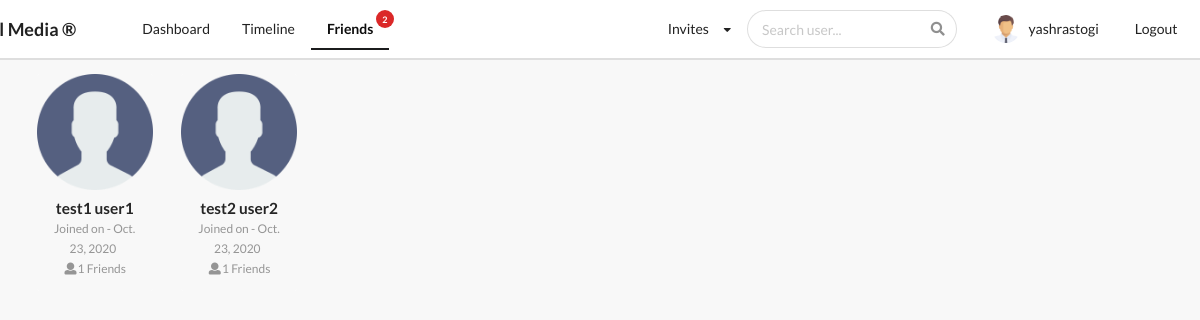
The page /profiles/friends/ (signed in) on the database its author committed.
### profiles/models.py (models this page shows, shortened)
class Profile(models.Model):
    first_name = models.CharField(max_length = 200, blank = True)
    last_name = models.CharField(max_length = 200, blank = True)
    user = models.OneToOneField(settings.AUTH_USER_MODEL,on_delete=models.CASCADE)
    bio = models.TextField(default = "no bio", max_length=300, blank = True)
    email = models.EmailField(max_length = 200,blank = True)
    country = models.CharField(choices = COUNTRY_CHOICES, max_length = 100,blank = True)
    avatar = models.ImageField(default = "avatar.png", upload_to = 'avatars/')
    friends = models.ManyToManyField(settings.AUTH_USER_MODEL, blank = True, related_name='friends')
    slug = models.SlugField(unique = True, blank = True)
    updated = models.DateTimeField(auto_now=True)
    created =  models.DateTimeField(auto_now_add=True)
    objects = ProfileManager()
    __initial_first_name = None
    __initial_last_name = None
    def __init__(self,*args, **kwargs):
        super().__init__(*args, **kwargs)
        self.__initial_first_name = self.first_name
        self.__initial_last_name = self.last_name
    def get_absolute_url(self):
        return reverse("profiles:profiles_detail_view", kwargs={"slug":self.slug})
    def get_friends(self):
        return self.friends.all()
    def get_friends_no(self):
        return self.friends.all().count()

### profiles/views.py (the view)
# urls.py: path('friends/', my_friends, name='my_friends_view'),
@login_required
def my_friends(request):
    profile = Profile.objects.get(user = request.user)
    friends = profile.get_friends()
    friends_profile = []
    for friend in friends:
        temp = Profile.objects.get(user = friend)
        friends_profile.append(temp)
    is_empty = False
    if len(friends_profile) == 0:
        is_empty =True
    context = {
        'friends':friends_profile,
        'is_empty':is_empty,
    }
    return render(request, 'profiles/friends_list.html', context)

### profiles/context_processors.py (called while the page is built)
def profile_dp(request):
    if request.user.is_authenticated:
        profile_obj = Profile.objects.get(user=request.user)
        pic = profile_obj.avatar
        return {'picture':pic}
    return {}

def invitation_received_no(request):
    if request.user.is_authenticated:
        profile_obj = Profile.objects.get(user=request.user)
        qs_count = Relationship.objects.invitations_received(profile_obj).count()
        return {'invites_no':qs_count}
    return {}

def friends_no(request):
    if request.user.is_authenticated:
        profile_obj = Profile.objects.get(user=request.user)
        count = profile_obj.get_friends_no()
        return {'friend_count':count}
    return {}

def search_profiles(request):
    if request.user.is_authenticated:
        context = {}
        context["qs_json"] = json.dumps(list(Profile.objects.values()), default=str)
        return context
    else:
        return {}

### profiles/models.py (called while the page is built)
    def invitations_received(self,receiver):
        qs = Relationship.objects.filter(receiver=receiver, status='send')
        return qs

### profiles/templates/profiles/friends_list.html (shortened to what this page needs)
{% extends 'base.html' %}
{% block content %}
<div class="ui eight column grid">
    {% for friend in friends %}
    <div class="column" title="{{friend.bio}}">
        <div class="ui fluid card" style="box-shadow:none;">
            <div class="image" style="background-color:#f8f8f8 !important;">
                <img src="{{friend.avatar.url}}">
            </div>
            <div class="content" style="background-color:#f8f8f8 !important; border:none; font-size:12px;" align="center">
                <a href="{{friend.get_absolute_url}}" class="header">{{friend.first_name}} {{friend.last_name}}</a>
                <div class="meta">
                    <span class="date">Joined on - {{friend.created|date}}</span><br>
                    <i class="user icon"></i>{{friend.get_friends_no}} Friends
                </div>
            </div>
        </div>
    </div>
    {% endfor %}
</div>
{% endblock content %}

### templates/main/navbar.html (shortened to what this page needs)
{% url 'posts:main_post_view' as path_to_posts %}
{% url 'profiles:my_profile_view' as path_to_my_profile %}
{% url 'profiles:my_friends_view' as path_to_friends %}
{% url 'profiles:users_posts' as path_to_timeline %}
{% url 'logout_view' as path_to_logout %}
{% url 'login_view' as path_to_login %}
<div class="ui secondary pointing menu nav"
    style="height:60px; position:sticky; top:0; z-index:1; background-color: white;">
    <div class="ui container">
        <h3 style="margin-left:-80px; padding-right:50px; padding-top: 8px;">Social Media &reg;</h3>
        <a href="{{path_to_posts}}" class="{% if request.path == path_to_posts %}active{% endif %} item">
            Dashboard
        </a>
        {% if request.user.is_authenticated %}
        <a href="{{path_to_timeline}}" class="{% if request.path == path_to_timeline %}active{% endif %} item">
            Timeline
        </a>
        <a  href="{{path_to_friends}}" class="{% if request.path == path_to_friends %}active{% endif %} item">
            Friends
            <div class="mini floating circular ui red label" style="top:0px;">{{friend_count}}</div>
        </a>
        {% endif %}
        <div class="right menu">
            {% if request.user.is_authenticated %}
            <div class="item">
                <div class="ui dropdown"> Invites
                    <i class="ui dropdown icon"></i>
                </div>
            </div>
            <div class="ui search" style="padding-right:30px;">
                <div class="ui icon input">
                    <input id="search_here" class="prompt" type="text" placeholder="Search user...">
                </div>
            </div>
            <a style="padding:5px; padding-right:20px" href="{{path_to_my_profile}}"
                class="{% if request.path == path_to_my_profile %}active{% endif %} item" style="margin-top:10px;">
                <img src={{picture.url}} class="ui avatar image">&nbsp;
                {{request.user}}
            </a>
            <a style="margin-right:-30px" href="{{path_to_logout}}" class="ui item">Logout</a>
            {% else %}
            <a href="{{path_to_login}}" class="ui item">
                Login
            </a>
            {% endif %}
        </div>
    </div>
</div>

### static_project/style.css (style rules this page uses)
body { background-color: #f8f8f8 !important; }
.nav { border-radius: 0px !important; padding: 10px 0 10px 0 !important; background-color: black; }

### rows shown on the page
Profile: avatar (placeholder picture), first_name "test1", last_name "user1", created "Oct. 23, 2020", get_friends_no "1"
Profile: avatar (placeholder picture), first_name "test2", last_name "user2", created "Oct. 23, 2020", get_friends_no "1"

### other values the page prints
{{ friend_count }} "2"
{{ request.user }} "yashrastogi"
